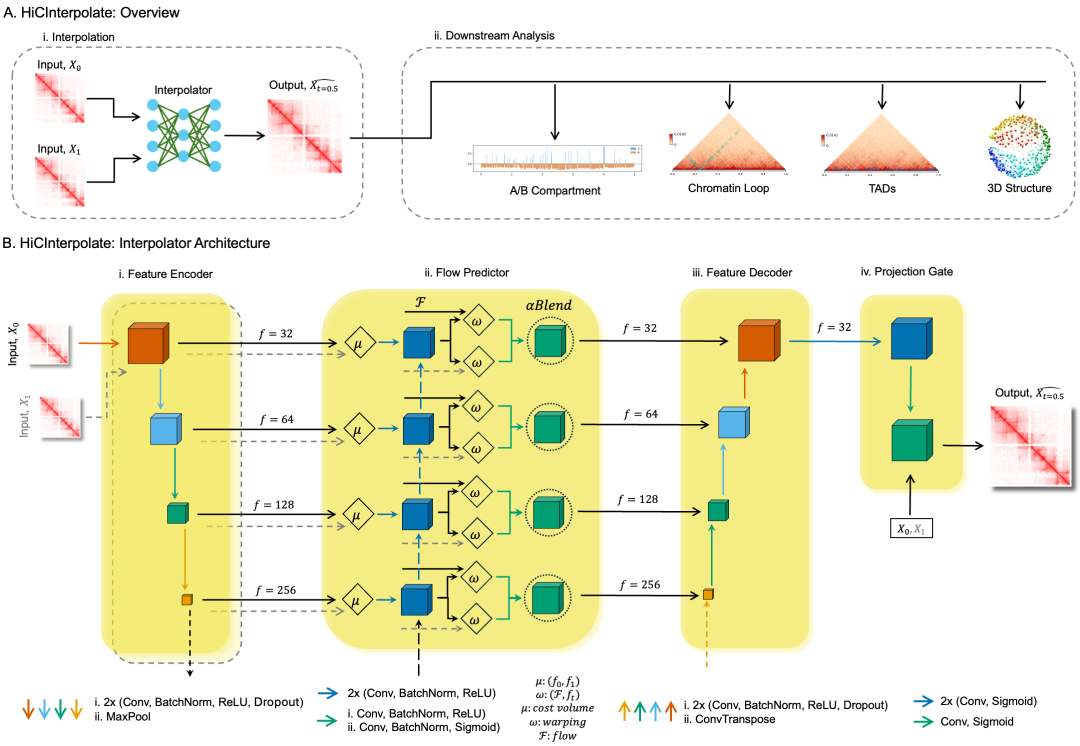
#> input picture hicinterpolate.png, 2160 x 1491 px (shown at 1/2 size)
$ python -i plot_flamingo_structures.py   (imports and definitions only)
#> lines starting #> are read from the running program, lines starting #| are printed output that depends on the picture
#> further down, picture is the input picture: PIL image 2160x1491 RGB; mean R, G, B 240.7, 239.5, 213.4
#!/usr/bin/env python3
"""3D chromatin structure plots from FLAMINGO PDBs via PyMOL.

Discovers flamingo_structure.pdb under --input_root, groups by
(out_tag, chrom, region), and renders each method as spheres + connecting
trace with rainbow coloring. No alignment or coordinate preprocessing.

Methods: y (GT), pred (HiCInterpolate), linear (HL), of (HOF), 4dmax.
Writes per-structure PNGs (300 dpi) plus a labeled side-by-side panel per group.
"""

from __future__ import annotations

import argparse
import csv
import os
import re
import shutil
import subprocess
import sys
import tempfile
from typing import Dict, List, Optional, Sequence, Tuple

DPI = 300
IMG_IN = 6.67  # inches → ~2000 px @ 300 dpi
IMG_PX = int(round(IMG_IN * DPI))

METHODS = ("y", "pred", "linear", "of", "4dmax")
METHOD_LABELS = {
    "y": "Ground truth",
    "pred": "HiCInterpolate",
    "linear": "HL",
    "of": "HOF",
    "4dmax": "4DMax",
}
METHOD_SCC_COLS = {
    "pred": ("HiCInterpolate", "Ours", "ours"),
    "linear": ("HL", "Linear"),
    "of": ("HOF", "Optical Flow"),
    "4dmax": ("4DMax",),
}
_KNOWN_SAMPLE_SUBSAMPLE = (
    ("cerebellar_granule_neuron", "control"),
    ("embryo", "development"),
    ("dmso", "control"),
    ("dtag", "v1"),
)

_DIR_RE = re.compile(
    r"^(?P<out_tag>.+)_(?P<chrom>\d+)_(?P<method>y|pred|4dmax|linear|of)$"
)

DEFAULT_INPUT = (
    "/home/hc0783.unt.ad.unt.edu/workspace/hicinterpolate/"
    "datasets/timeseries/full_triplets/output/flamingo_user"
)
DEFAULT_OUTPUT = os.path.join(DEFAULT_INPUT, "structure_plots")
DEFAULT_SCC_CSV = os.path.join(DEFAULT_INPUT, "flamingo_scc_2500_4000.csv")
DEFAULT_PYMOL_LICENSE = (
    "/home/hc0783.unt.ad.unt.edu/pymol-edu-license.lic"
)

SPHERE_SCALE = 1.2
TRACE_RADIUS = 0.8
ZOOM_PAD_FRAC = 0.06  # small framing vs bounding-box diagonal
ZOOM_PAD_MIN = 6.0  # Angstroms; just enough for sphere radii
BG_COLOR = "white"

# (sample, subsample, timestamp, chrom, region) -> {method: score}
SccIndex = Dict[Tuple[str, str, str, str, str], Dict[str, float]]


# [257 lines left out: functions parse_out_tag_meta, region_dir_to_csv, load_scc_index, scc_for_group, panel_label, discover_groups and 5 more, not called in this run]


def _png_ok(path: str) -> bool:
    return os.path.isfile(path) and os.path.getsize(path) > 0


# [26 lines left out: function crop_whitespace, not called in this run]


def _fit_square(img, size: int = 800, bg=(255, 255, 255)):
    """Fit RGB/RGBA image into a fixed square canvas, centered, aspect preserved."""
#> called with size = 800, bg = (255, 255, 255)
    from PIL import Image
    import numpy as np

    if hasattr(img, "convert"):
        src = img.convert("RGBA")
    else:
        arr = np.asarray(img)
        if arr.dtype.kind == "f":
            arr = (np.clip(arr, 0, 1) * 255).astype(np.uint8)
        if arr.ndim == 2:
            src = Image.fromarray(arr).convert("RGBA")
        elif arr.shape[2] == 4:
            src = Image.fromarray(arr.astype(np.uint8), "RGBA")
        else:
            src = Image.fromarray(arr.astype(np.uint8)).convert("RGBA")

    w, h = src.size
#> w = 2160; h = 1491
    scale = min(size / max(w, 1), size / max(h, 1))
#> scale = 0.37
    nw, nh = max(1, int(round(w * scale))), max(1, int(round(h * scale)))
#> nw = 800; nh = 552
    try:
        resample = Image.Resampling.LANCZOS
    except AttributeError:
        resample = Image.LANCZOS
    resized = src.resize((nw, nh), resample)
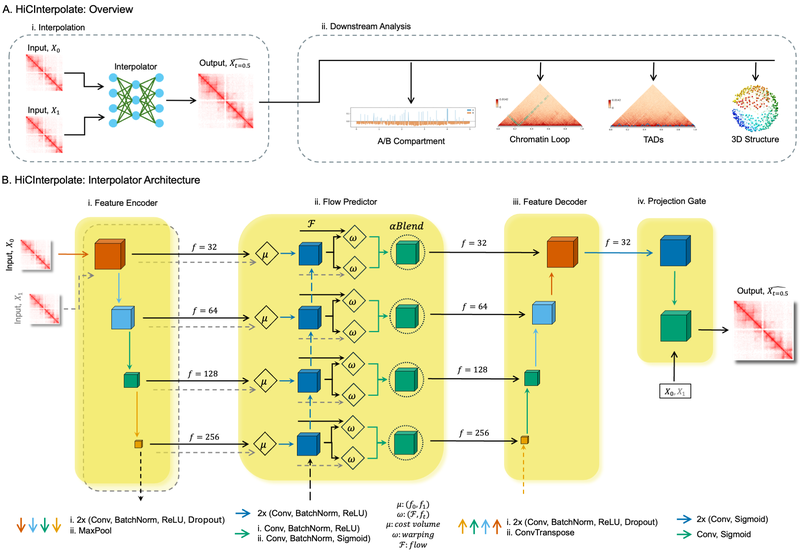
#> resized: PIL image 800x552 RGBA; mean R, G, B, A 240.4, 239.2, 213.1, 255
    canvas = Image.new("RGB", (size, size), bg)
#> canvas: PIL image 800x800 RGB; every value is 255
    canvas.paste(resized, ((size - nw) // 2, (size - nh) // 2), mask=resized.split()[-1])
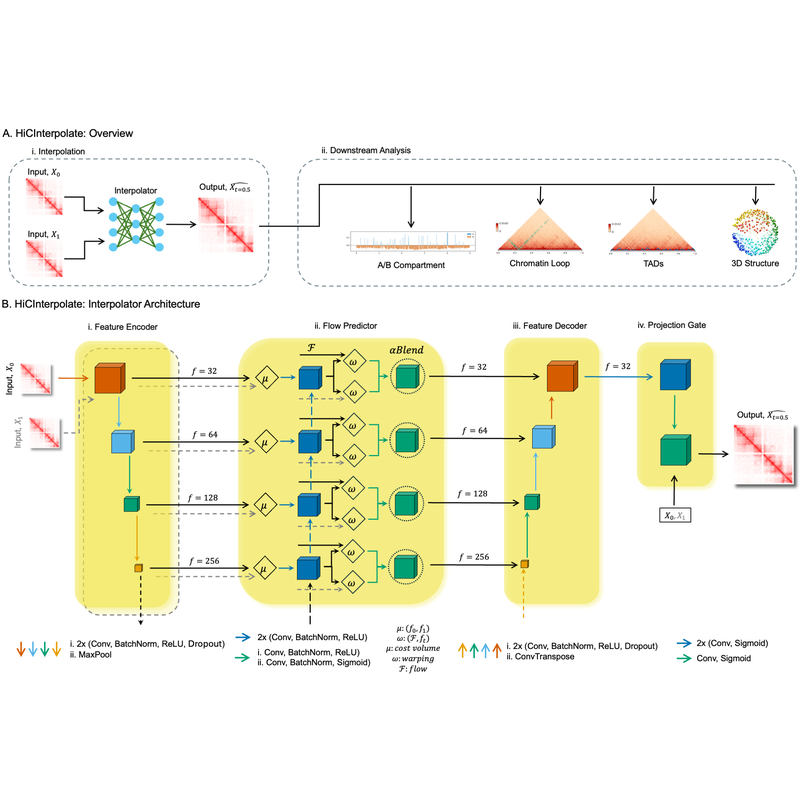
#> canvas: PIL image 800x800 RGB; mean R, G, B 244.9, 244.1, 226.1
    return canvas


# [220 lines left out: functions compose_panel, process_group, parse_args, main, not called in this run]


# [2 lines not run here, left out]

>>> from PIL import Image
>>> picture = Image.open('../hicinterpolate.png')
>>> result = _fit_square(picture)

$ run again, on resources/chr11_yt.png
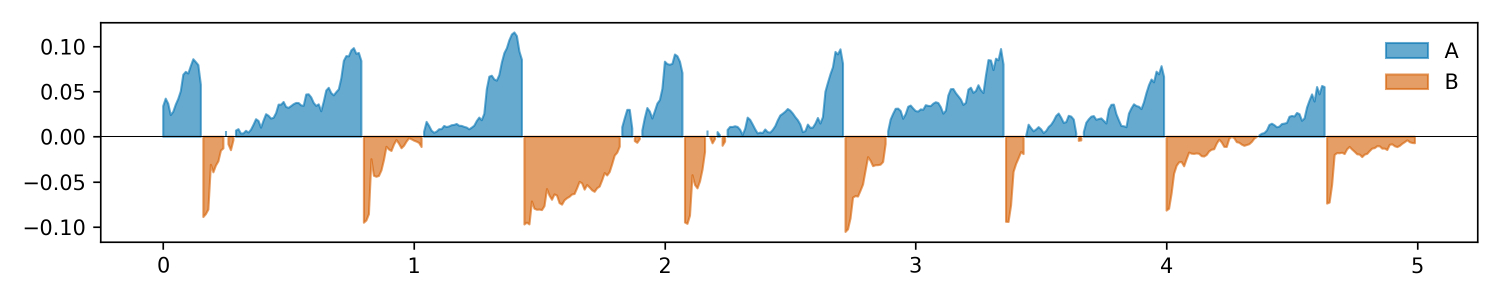
#> input picture resources/chr11_yt.png, 3000 x 600 px (shown at 1/2 size)
#> picture is the input picture: PIL image 3000x600 RGBA; mean R, G, B, A 239.7, 241.1, 241.3, 255
#> in _fit_square, `resized = src.resize((nw, nh), resample)`:
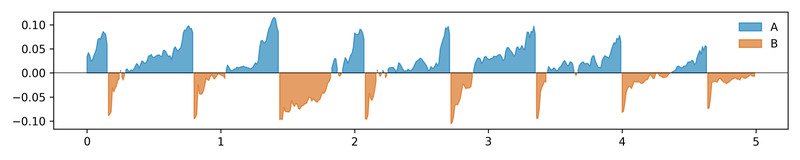
#> resized: PIL image 800x160 RGBA; mean R, G, B, A 238.9, 240.4, 240.5, 255
#> in _fit_square, `canvas.paste(resized, ((size - nw) // 2, (size - nh) // 2), mask=resiz..`:
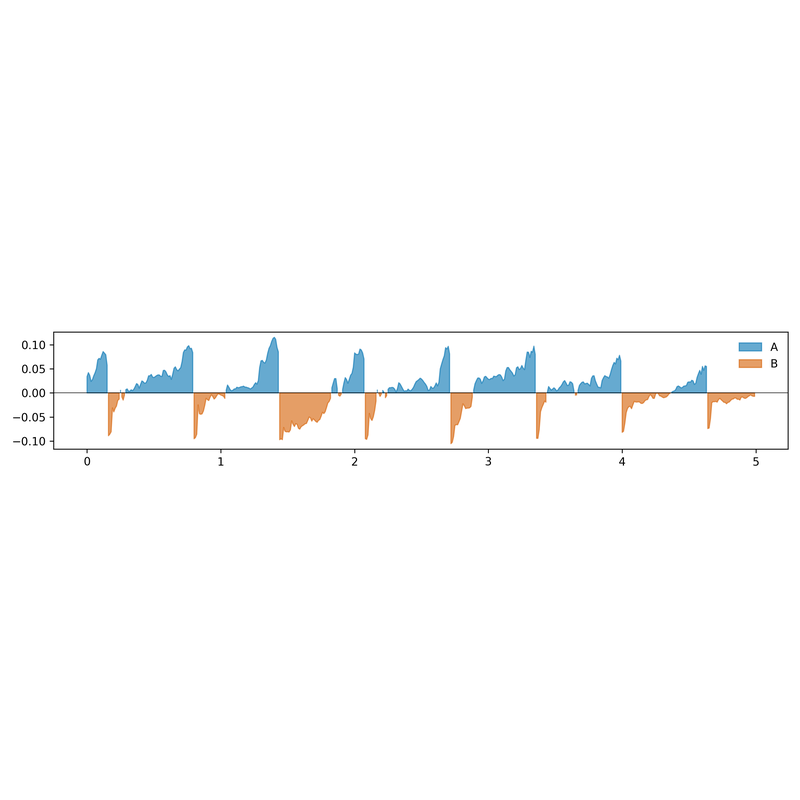
#> canvas: PIL image 800x800 RGB; mean R, G, B 251.8, 252.1, 252.1
